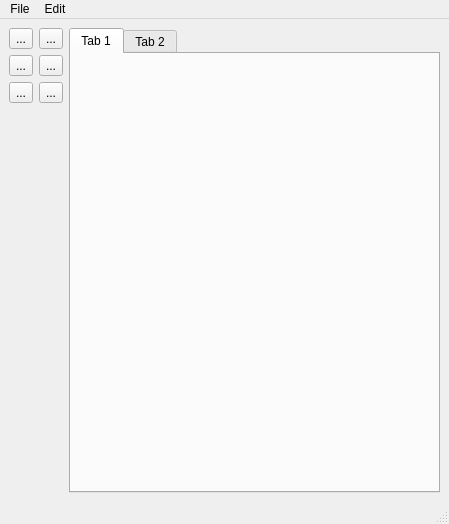
<?xml version="1.0" encoding="UTF-8"?>
<ui version="4.0">
 <class>MainWindow</class>
 <widget class="QMainWindow" name="MainWindow">
  <property name="geometry">
   <rect>
    <x>0</x>
    <y>0</y>
    <width>449</width>
    <height>524</height>
   </rect>
  </property>
  <property name="sizePolicy">
   <sizepolicy hsizetype="Minimum" vsizetype="Minimum">
    <horstretch>0</horstretch>
    <verstretch>0</verstretch>
   </sizepolicy>
  </property>
  <property name="windowTitle">
   <string>MainWindow</string>
  </property>
  <widget class="QWidget" name="centralwidget">
   <layout class="QHBoxLayout" name="horizontalLayout_2">
    <item>
     <layout class="QHBoxLayout" name="horizontalLayout">
      <property name="sizeConstraint">
       <enum>QLayout::SetNoConstraint</enum>
      </property>
      <item>
       <layout class="QGridLayout" name="gridLayout">
        <property name="horizontalSpacing">
         <number>6</number>
        </property>
        <item row="0" column="0">
         <widget class="QToolButton" name="cursorToolButton">
          <property name="text">
           <string>...</string>
          </property>
          <property name="icon">
           <iconset resource="../res/resources.qrc">
            <normaloff>:/icons/mouse.png</normaloff>:/icons/mouse.png</iconset>
          </property>
         </widget>
        </item>
        <item row="2" column="2">
         <widget class="QToolButton" name="generalizationToolButton">
          <property name="text">
           <string>...</string>
          </property>
          <property name="icon">
           <iconset resource="../res/resources.qrc">
            <normaloff>:/icons/generalization.png</normaloff>:/icons/generalization.png</iconset>
          </property>
         </widget>
        </item>
        <item row="2" column="0">
         <widget class="QToolButton" name="associationToolButton">
          <property name="text">
           <string>...</string>
          </property>
          <property name="icon">
           <iconset resource="../res/resources.qrc">
            <normaloff>:/icons/association.png</normaloff>:/icons/association.png</iconset>
          </property>
         </widget>
        </item>
        <item row="1" column="2">
         <widget class="QToolButton" name="compositionToolButton">
          <property name="text">
           <string>...</string>
          </property>
          <property name="icon">
           <iconset resource="../res/resources.qrc">
            <normaloff>:/icons/composition.png</normaloff>:/icons/composition.png</iconset>
          </property>
         </widget>
        </item>
        <item row="3" column="0">
         <spacer name="verticalSpacer">
          <property name="orientation">
           <enum>Qt::Vertical</enum>
          </property>
          <property name="sizeHint" stdset="0">
           <size>
            <width>20</width>
            <height>40</height>
           </size>
          </property>
         </spacer>
        </item>
        <item row="1" column="0">
         <widget class="QToolButton" name="aggregationToolButton">
          <property name="text">
           <string>...</string>
          </property>
          <property name="icon">
           <iconset resource="../res/resources.qrc">
            <normaloff>:/icons/aggregation.png</normaloff>:/icons/aggregation.png</iconset>
          </property>
         </widget>
        </item>
        <item row="0" column="2">
         <widget class="QToolButton" name="classToolButton">
          <property name="text">
           <string>...</string>
          </property>
          <property name="icon">
           <iconset resource="../res/resources.qrc">
            <normaloff>:/icons/class.png</normaloff>:/icons/class.png</iconset>
          </property>
         </widget>
        </item>
       </layout>
      </item>
      <item>
       <widget class="QTabWidget" name="tabWidget">
        <property name="currentIndex">
         <number>0</number>
        </property>
        <widget class="QWidget" name="tab">
         <attribute name="title">
          <string>Tab 1</string>
         </attribute>
        </widget>
        <widget class="QWidget" name="tab_2">
         <attribute name="title">
          <string>Tab 2</string>
         </attribute>
        </widget>
       </widget>
      </item>
     </layout>
    </item>
   </layout>
  </widget>
  <widget class="QMenuBar" name="menubar">
   <property name="geometry">
    <rect>
     <x>0</x>
     <y>0</y>
     <width>449</width>
     <height>22</height>
    </rect>
   </property>
   <widget class="QMenu" name="menuFile">
    <property name="title">
     <string>File</string>
    </property>
    <addaction name="actionNew"/>
    <addaction name="actionOpen"/>
    <addaction name="actionSave"/>
    <addaction name="actionSaveAs"/>
   </widget>
   <widget class="QMenu" name="menuEdit">
    <property name="title">
     <string>Edit</string>
    </property>
    <addaction name="actionCopy"/>
    <addaction name="actionCut"/>
    <addaction name="actionPaste"/>
   </widget>
   <addaction name="menuFile"/>
   <addaction name="menuEdit"/>
  </widget>
  <widget class="QStatusBar" name="statusbar"/>
  <action name="actionOpen">
   <property name="text">
    <string>Open</string>
   </property>
   <property name="shortcut">
    <string>Ctrl+O</string>
   </property>
  </action>
  <action name="actionNew">
   <property name="text">
    <string>New</string>
   </property>
   <property name="shortcut">
    <string>Ctrl+N</string>
   </property>
  </action>
  <action name="actionSave">
   <property name="text">
    <string>Save</string>
   </property>
  </action>
  <action name="actionSaveAs">
   <property name="text">
    <string>Save as</string>
   </property>
   <property name="shortcut">
    <string>Ctrl+Shift+S</string>
   </property>
  </action>
  <action name="actionCopy">
   <property name="text">
    <string>Copy</string>
   </property>
   <property name="shortcut">
    <string>Ctrl+C</string>
   </property>
  </action>
  <action name="actionCut">
   <property name="text">
    <string>Cut</string>
   </property>
   <property name="shortcut">
    <string>Ctrl+X</string>
   </property>
  </action>
  <action name="actionPaste">
   <property name="text">
    <string>Paste</string>
   </property>
   <property name="shortcut">
    <string>Ctrl+V</string>
   </property>
  </action>
 </widget>
 <resources>
  <include location="../res/resources.qrc"/>
 </resources>
 <connections/>
</ui>
